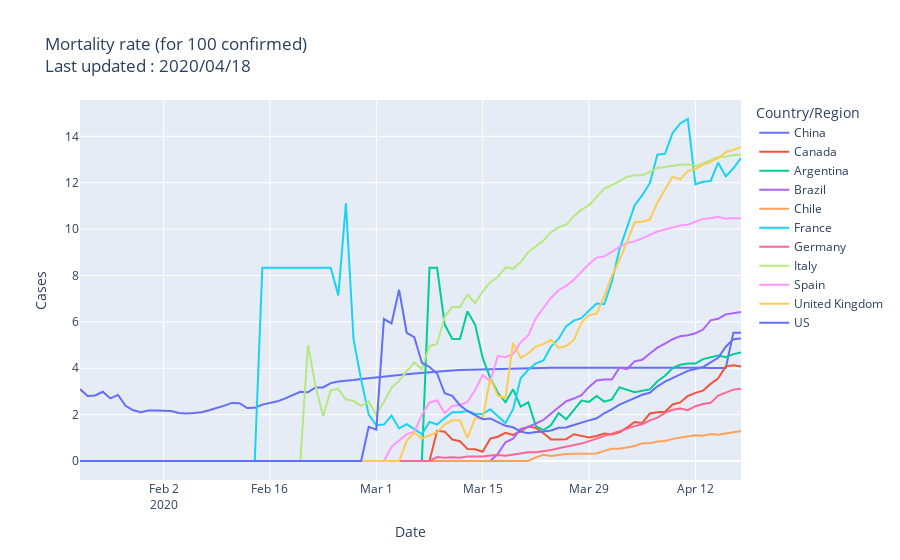

The notebook cell saved with this chart:
### Code cell
time = death_rate.index[-1]
meta = prepare_metadata('mortality',time)
#meta_to_html(meta)
#death_rate.plot(title = title)
plot_with_plotly(death_rate,meta)
